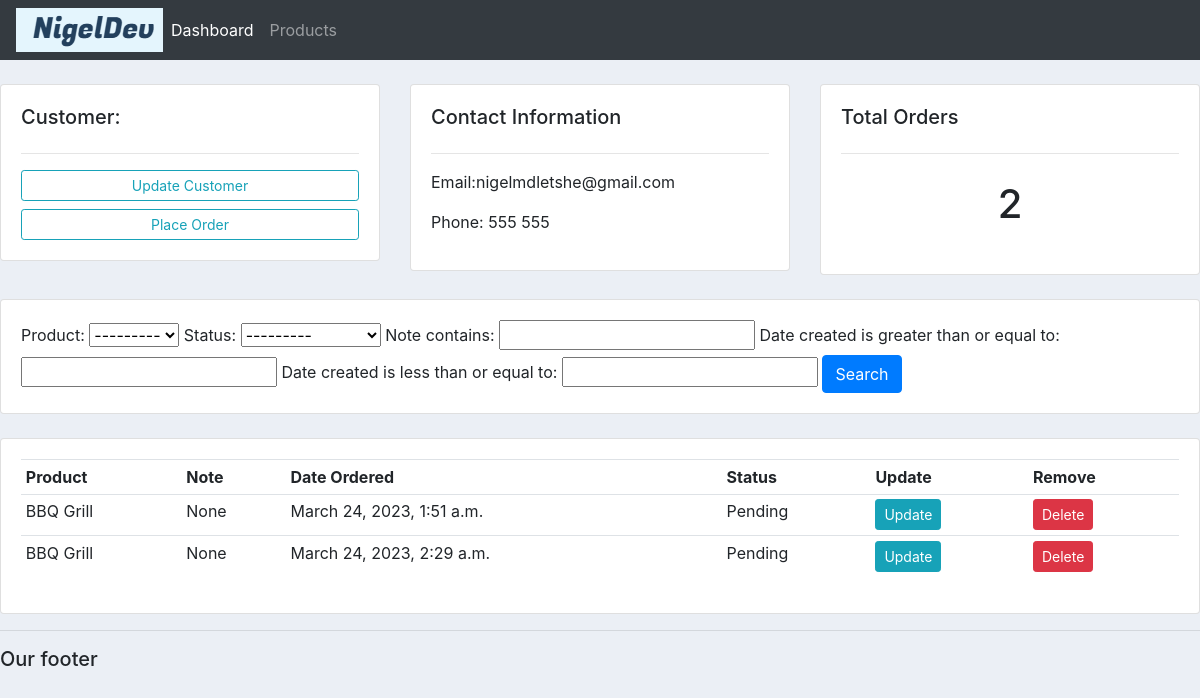
/customer/3/, run on the app's committed database.
### accounts/models.py (models this page shows, shortened)
class Customer(models.Model):
    name = models.CharField(max_length=200,null=True)
    phone = models.CharField(max_length=200,null=True)
    email = models.CharField(max_length=200,null=True)
    date_created = models.DateTimeField(auto_now_add=True)

class Order(models.Model):
    STATUS = (
        ('Pending', 'Pending'),
        ('Out for delivery', 'Out for delivery'),
        ('Delivered', 'Delivered'),
    )
    customer = models.ForeignKey(Customer,null=True,on_delete=models.SET_NULL)
    product = models.ForeignKey(Product,null=True,on_delete=models.SET_NULL)
    date_created = models.DateTimeField( auto_now_add=True, null=True)
    status = models.CharField(max_length=200,null=True,choices=STATUS)
    note = models.CharField(max_length=1000,null=True,choices=STATUS)

class Product(models.Model):
    CATEGORY = (
        ('Indoor', 'Indoor'),
        ('Out Door', 'Out Door'),
    )
    name = models.CharField(max_length=200,null=True)
    price = models.FloatField(null=True)
    category = models.CharField(max_length=200,null=True,choices=CATEGORY)
    description = models.CharField(max_length=200,null=True,blank=True)
    date_created = models.DateTimeField(auto_now_add=True)
    tags = models.ManyToManyField(Tag)
    def __str__(self):
        return self.name

### accounts/views.py (the view)
# urls.py: path('customer/<str:pk_test>/', views.customer,name="customer"),
def customer(request,pk_test):
    customer= Customer.objects.get(id=pk_test)
    orders = customer.order_set.all()
    order_count = orders.count()
    myFilter= OrderFilter(request.GET,queryset=orders)
    orders = myFilter.qs
    context = {'customer':customer,'orders':orders,'order_count':order_count,'myFilter':myFilter}
    return render(request,'accounts/customer.html',context)

### accounts/templates/accounts/customer.html
{% extends 'accounts/main.html' %}
{% block content %}
    <br>
<div class="row">
    <div class="col-md">
        <div class="card card-body">
            <h5>Customer:</h5>
            <hr>
            <a class="btn btn-outline-info btn-sm btn-block" href="">Update Customer</a>
            <a class="btn btn-outline-info btn-sm btn-block" href="{% url 'create_order' customer.id %}">Place Order</a>
        </div>
    </div>
    <div class="col-md">
        <div class="card card-body">
            <h5>Contact Information</h5>
            <hr>
            <p>Email:{{customer.email}} </p>
            <p>Phone: {{customer.phone}}</p>
        </div>
    </div>
    <div class="col-md">
        <div class="card card-body">
            <h5>Total Orders</h5>
            <hr>
            <h1 style="text-align: center; padding: 10px">{{order_count}}<h1>
        </div>
    </div>
</div>
<br>
<div class="row">
    <div class="col">
        <div class="card card-body">
            <form method="get">
                {{ myFilter.form }}
                <button class="btn btn-primary" type="submit">Search</button>
            </form>
        </div>
    </div>
</div>
<br>
<div class="row">
    <div class="col-md">
        <div class="card card-body">
            <table class="table table-sm">
                <tr>
                    <th>Product</th>
                    <th>Note</th>
                    <th>Date Ordered</th>
                    <th>Status</th>
                    <th>Update</th>
                    <th>Remove</th>
                </tr>
                {% for order in orders %}
                <tr>
                    <td>{{order.product}}</td>
                    <td>{{order.note}}</td>
                    <td>{{order.date_created}}</td>
                    <td>{{order.status}}</td>
                    <td><a class="btn btn-sm btn-info" href="{% url 'update_order' order.id %}">Update</a></td>
                    <td><a class="btn btn-sm btn-danger" href="{% url 'delete_order' order.id %}">Delete</a></td>
                {% endfor %}
            </table>
        </div>
    </div>
</div>
{% endblock content %}

### static/css/main.css (style rules this page uses)
body { background-color: #ebeff5; }

### data on the page
Customer: email "nigelmdletshe@gmail.com", phone "555 555"
Order: product "BBQ Grill", note "None", date_created "March 24, 2023, 1:51 a.m.", status "Pending"
Order: product "BBQ Grill", note "None", date_created "March 24, 2023, 2:29 a.m.", status "Pending"

### other printed values
{{ order_count }} "2"
